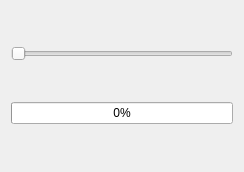
<?xml version="1.0" encoding="UTF-8"?>
<ui version="4.0">
 <class>Widget</class>
 <widget class="QWidget" name="Widget">
  <property name="geometry">
   <rect>
    <x>0</x>
    <y>0</y>
    <width>244</width>
    <height>172</height>
   </rect>
  </property>
  <property name="windowTitle">
   <string>Widget</string>
  </property>
  <layout class="QVBoxLayout" name="verticalLayout">
   <item>
    <widget class="QSlider" name="horizontalSlider">
     <property name="minimum">
      <number>1</number>
     </property>
     <property name="maximum">
      <number>100</number>
     </property>
     <property name="orientation">
      <enum>Qt::Horizontal</enum>
     </property>
    </widget>
   </item>
   <item>
    <widget class="QProgressBar" name="progressBar">
     <property name="minimum">
      <number>1</number>
     </property>
     <property name="maximum">
      <number>100</number>
     </property>
     <property name="value">
      <number>1</number>
     </property>
    </widget>
   </item>
  </layout>
 </widget>
 <resources/>
 <connections/>
</ui>
